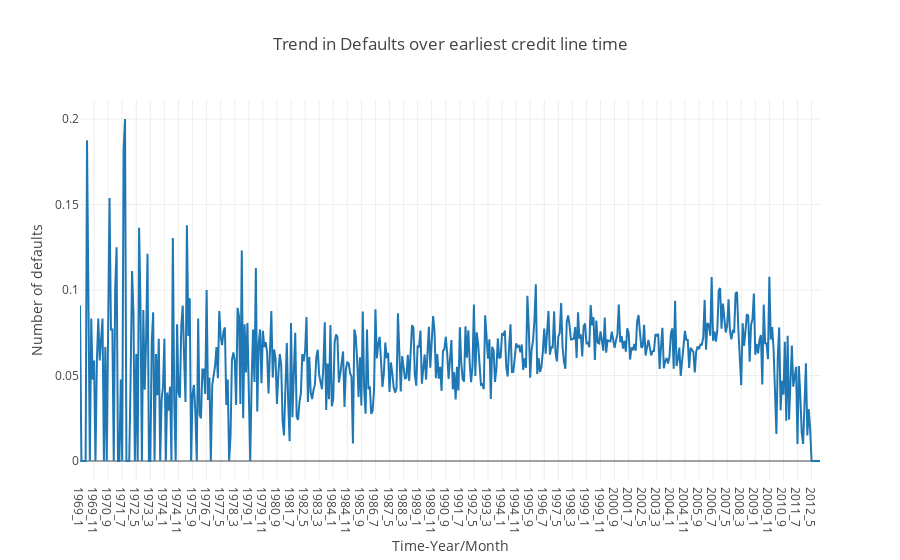

The cell this chart's notebook holds for it:
### Code cell
plot_data = [go.Scatter(x=default_rate_per_month.year_month, y=default_rate_per_month.res)]

layout = dict(
    title = "Trend in Defaults over earliest credit line time",
    xaxis=dict(
        title='Time-Year/Month'
    ),
    yaxis=dict(
        title='Number of defaults'
    )
)

fig = dict(data=plot_data, layout=layout)
iplot(fig)

### Figure 1 — Plotly figure (JSON) as saved in the notebook; plotly's stock layout.template omitted (floating-point values rounded to 4 significant figures; data arrays with more than 128 entries replaced by an {"elided": "..."} marker saying what was removed)
{"data": [{"type": "scatter", "x": {"elided": "527 str values"}, "y": {"elided": "527 float values"}}], "layout": {"title": "Trend in Defaults over earliest credit line time", "xaxis": {"title": "Time-Year/Month"}, "yaxis": {"title": "Number of defaults"}}}
